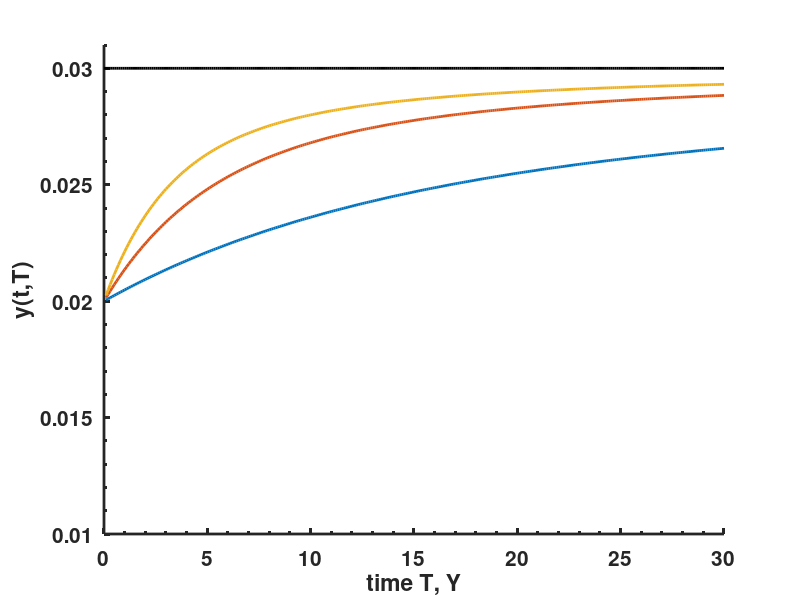

The MATLAB script that drew this image: (Note: this script raises an error after producing the figure.)
clear all
close all

%% reversion speed effect
T=0:0.1:30;
r0=0.02;

mu = 0.03;
sigma = 0.02;
kset = [0.1 0.3 0.5];
for i=1:length(kset)
k = kset(i);
h = sqrt(k^2 + 2*sigma^2);
A = (2*k*mu/sigma^2).*log((2*h.*exp((k+h).*T/2))./(2*h + (k+h).*(exp(T.*h) - 1)));
B = 2.*(exp(h.*T) - 1)./(2*h + (k+h).*(exp(T.*h) - 1));

y0=B*r0./T - A./T;
h1=figure(1);
hold on
plot(T,y0,'linewidth',2);
end
plot(T,mu*ones(size(T)),'linewidth',2,'color','black');
ylim([0.01 0.031]);
ylabel('y(t,T)')
xlabel('time T, Y')
%legend('\sigma_{normal} = 10','\sigma_{normal} = 20','\sigma_{normal} = 30','location','northeast')
set(gca,'linewidth',2,'fontsize',15,'fontweight','bold','plotboxaspectratiomode','auto','xminortick','on','yminortick','on','TickLength',[0.04;0.02]);
pbaspect([1 1 1])
set(gca,'box','on')
legend('k = 0.1','k = 0.3','k= 0.5', 'k = \infty','location','southeast')
saveTightFigure(h1,'CIRModelYieldCurveShape_reversioneffect.pdf')


%% volatility effect
mu = 0.03;
sigmaset = [0.02 0.08 0.15];
k = 0.1;
for i=1:length(kset)
sigma = sigmaset(i);
h = sqrt(k^2 + 2*sigma^2);
A = (2*k*mu/sigma^2).*log((2*h.*exp((k+h).*T/2))./(2*h + (k+h).*(exp(T.*h) - 1)));
B = 2.*(exp(h.*T) - 1)./(2*h + (k+h).*(exp(T.*h) - 1));

y0=B*r0./T - A./T;
h1=figure(2);
hold on
plot(T,y0,'linewidth',2);
end
ylim([0.01 0.031]);
ylabel('y(t,T)')
xlabel('time T, Y')
%legend('\sigma_{normal} = 10','\sigma_{normal} = 20','\sigma_{normal} = 30','location','northeast')
set(gca,'linewidth',2,'fontsize',15,'fontweight','bold','plotboxaspectratiomode','auto','xminortick','on','yminortick','on','TickLength',[0.04;0.02]);
pbaspect([1 1 1])
set(gca,'box','on')
legend('\sigma = 0.02','\sigma = 0.08','\sigma = 0.15','location','southeast')
saveTightFigure(h1,'CIRModelYieldCurveShape_volatilityeffect.pdf')


%% mean level effect
muset = [0.01 0.03 0.05];
sigma= 0.02;
k = 0.1;
for i=1:length(kset)
mu = muset(i);
h = sqrt(k^2 + 2*sigma^2);
A = (2*k*mu/sigma^2).*log((2*h.*exp((k+h).*T/2))./(2*h + (k+h).*(exp(T.*h) - 1)));
B = 2.*(exp(h.*T) - 1)./(2*h + (k+h).*(exp(T.*h) - 1));

y0=B*r0./T - A./T;
h1=figure(3);
hold on
plot(T,y0,'linewidth',2);
end
ylim([0.01 0.051]);
ylabel('y(t,T)')
xlabel('time T, Y')
%legend('\sigma_{normal} = 10','\sigma_{normal} = 20','\sigma_{normal} = 30','location','northeast')
set(gca,'linewidth',2,'fontsize',15,'fontweight','bold','plotboxaspectratiomode','auto','xminortick','on','yminortick','on','TickLength',[0.04;0.02]);
pbaspect([1 1 1])
set(gca,'box','on')
legend('\mu = 0.01','\mu = 0.03','\mu = 0.05','location','northwest')
saveTightFigure(h1,'CIRModelYieldCurveShape_meanleveleffect.pdf')